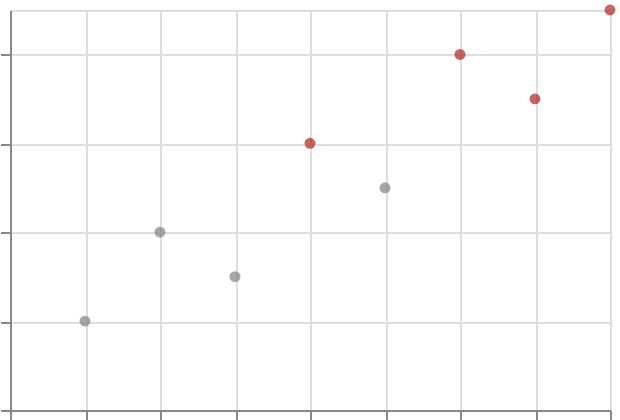

Describe this chart as a Vega-Lite specification.
### Vega-Lite specification from a JSON file in a GitHub repository (floating-point values rounded to 4 significant figures)
{"$schema": "https://vega.github.io/schema/vega-lite/v6.json", "padding": 5, "autosize": "none", "width": 300, "height": 200, "data": {"name": "table", "values": [{"c": "A", "g": "p", "x": 1, "y": 2, "v": 5, "t": "2024-01-15", "o": {"v": 3}, "IMDB Rating": 6.1, "d": "x1"}, {"c": "B", "g": "q", "x": 2, "y": 4, "v": 9, "t": "2024-02-20", "o": {"v": 7}, "IMDB Rating": 7.4, "d": "x2"}, {"c": "A", "g": "q", "x": 3, "y": 3, "v": 2, "t": "2024-03-05", "o": {"v": 1}, "IMDB Rating": 5.2, "d": "x1"}, {"c": "C", "g": "p", "x": 4, "y": 6, "v": 7, "t": "2024-05-30", "o": {"v": 4}, "IMDB Rating": 8.8, "d": "x3"}, {"c": "B", "g": "p", "x": 5, "y": 5, "v": 4, "t": "2024-07-11", "o": {"v": 9}, "IMDB Rating": 6.9, "d": "x2"}, {"c": "C", "g": "q", "x": 6, "y": 8, "v": 6, "t": "2024-09-02", "o": {"v": 2}, "IMDB Rating": 7.7, "d": "x3"}, {"c": "A", "g": "p", "x": 7, "y": 7, "v": 8, "t": "2024-11-25", "o": {"v": 5}, "IMDB Rating": 4.4, "d": "x1"}, {"c": "B", "g": "q", "x": 8, "y": 9, "v": 3, "t": "2024-12-31", "o": {"v": 8}, "IMDB Rating": 9.1, "d": "x2"}]}, "mark": {"type": "point", "filled": true}, "encoding": {"x": {"field": "x", "type": "quantitative"}, "y": {"field": "y", "type": "quantitative"}, "color": {"condition": {"test": "datum.y > 5", "value": "firebrick"}, "value": "grey"}}}
